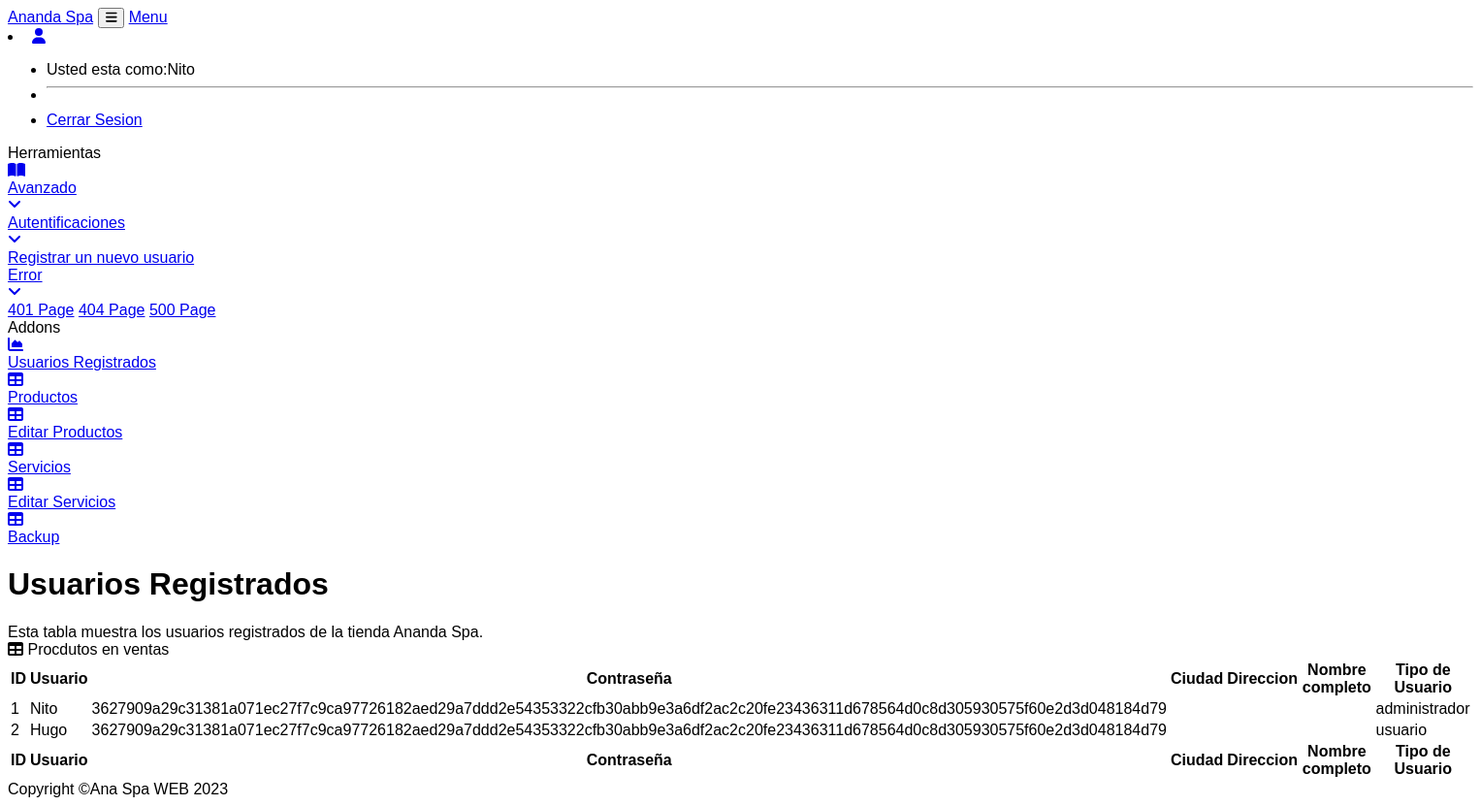
/usuarios_registrados.php (signed in), run on the app's committed database.
### tables this page shows
CREATE TABLE `usuarios` (
  `id` int(11) NOT NULL AUTO_INCREMENT,
  `usuario` varchar(255) NOT NULL,
  `password` varchar(255) NOT NULL,
  `tipo_usuario` varchar(255) NOT NULL,
  PRIMARY KEY (`id`)
);

### functions.php (called while the page is built, shortened)
<?php
function iniciarSession($table, $conexion){
  $statement = $conexion->prepare("SELECT * FROM $table WHERE usuario = :usuario");
  $statement->execute([
    ':usuario' => $_SESSION['usuario']
  ]);
  return $statement->fetch(PDO::FETCH_ASSOC);
}
?>

### usuarios_registrados.php (the view, shortened to what this page needs)
<?php session_start();
require 'conexion.php';
require 'functions.php';
$conexion = conexion($bd_config);
$admin = iniciarSession('usuarios', $conexion);
if ($admin['tipo_usuario'] == 'administrador') {
  $user = iniciarSession('usuarios', $conexion);
} else {
  header('Location: '.RUTA.'index.php');
}
?>
<?php
    include ("cnn.php");
    $Usuarios = "SELECT * FROM usuarios"
?>
<!DOCTYPE html>
<html lang="en">
    <head>
        <link href="https://cdn.jsdelivr.net/npm/simple-datatables@latest/dist/style.css" rel="stylesheet" />
        <link href="css/styles.css" rel="stylesheet" />
    </head>
    <body class="sb-nav-fixed">
        <nav class="sb-topnav navbar navbar-expand navbar-dark bg-dark">
            <a class="navbar-brand ps-3" href="Pagina1_admin.php">Ananda Spa</a>
            <button class="btn btn-link btn-sm order-1 order-lg-0 me-4 me-lg-0" id="sidebarToggle" href="#!"><i class="fas fa-bars"></i></button>
            <a class="navbar-brand ps-3" href="Dashboard.php">Menu</a>
            <form class="d-none d-md-inline-block form-inline ms-auto me-0 me-md-3 my-2 my-md-0">
                <li class="nav-item dropdown">
                    <a class="nav-link dropdown-toggle" id="navbarDropdown" href="#" role="button" data-bs-toggle="dropdown" aria-expanded="false"><i class="fas fa-user fa-fw"></i></a>
                    <ul class="dropdown-menu dropdown-menu-end" aria-labelledby="navbarDropdown">
                        <li>Usted esta como:<?php echo $user['usuario']; ?></li>
                        <li><hr class="dropdown-divider" /></li>
                        <li><a class="dropdown-item" href="close.php">Cerrar Sesion</a></li>
                    </ul>
                </li>
            </form>
        </nav>
        <div id="layoutSidenav">
            <div id="layoutSidenav_nav">
                <nav class="sb-sidenav accordion sb-sidenav-dark" id="sidenavAccordion">
                    <div class="sb-sidenav-menu">
                        <div class="nav">
                        <div class="sb-sidenav-menu-heading">Herramientas</div>
                            <a class="nav-link collapsed" href="#" data-bs-toggle="collapse" data-bs-target="#collapsePages" aria-expanded="false" aria-controls="collapsePages">
                                <div class="sb-nav-link-icon"><i class="fas fa-book-open"></i></div>
                                Avanzado
                                <div class="sb-sidenav-collapse-arrow"><i class="fas fa-angle-down"></i></div>
                            </a>
                            <div class="collapse" id="collapsePages" aria-labelledby="headingTwo" data-bs-parent="#sidenavAccordion">
                                <nav class="sb-sidenav-menu-nested nav accordion" id="sidenavAccordionPages">
                                    <a class="nav-link collapsed" href="#" data-bs-toggle="collapse" data-bs-target="#pagesCollapseAuth" aria-expanded="false" aria-controls="pagesCollapseAuth">
                                        Autentificaciones
                                        <div class="sb-sidenav-collapse-arrow"><i class="fas fa-angle-down"></i></div>
                                    </a>
                                    <div class="collapse" id="pagesCollapseAuth" aria-labelledby="headingOne" data-bs-parent="#sidenavAccordionPages">
                                        <nav class="sb-sidenav-menu-nested nav">
                                            <a class="nav-link" href="registro_administrador.php">Registrar un nuevo usuario</a>
                                        </nav>
                                    </div>
                                    <a class="nav-link collapsed" href="#" data-bs-toggle="collapse" data-bs-target="#pagesCollapseError" aria-expanded="false" aria-controls="pagesCollapseError">
                                        Error
                                        <div class="sb-sidenav-collapse-arrow"><i class="fas fa-angle-down"></i></div>
                                    </a>
                                    <div class="collapse" id="pagesCollapseError" aria-labelledby="headingOne" data-bs-parent="#sidenavAccordionPages">
                                        <nav class="sb-sidenav-menu-nested nav">
                                            <a class="nav-link" href="401.html">401 Page</a>
                                            <a class="nav-link" href="404.html">404 Page</a>
                                            <a class="nav-link" href="500.html">500 Page</a>
                                        </nav>
                                    </div>
                                </nav>
                            </div>
                            <div class="sb-sidenav-menu-heading">Addons</div>
                            <a class="nav-link" href="usuarios_registrados.php">
                                <div class="sb-nav-link-icon"><i class="fas fa-chart-area"></i></div>
                                Usuarios Registrados
                            </a>
                            <a class="nav-link" href="tables.php">
                                <div class="sb-nav-link-icon"><i class="fas fa-table"></i></div>
                                Productos
                            </a>
                            <a class="nav-link" href="Editar_Productos.php">
                                <div class="sb-nav-link-icon"><i class="fas fa-table"></i></div>
                                Editar Productos
                            </a>
                            <a class="nav-link" href="Table_Servicios.php">
                                    <div class="sb-nav-link-icon"><i class="fas fa-table"></i></div>
                                    Servicios
                                    </a>
                            <a class="nav-link" href="Editar_Servicios.php">
                                <div class="sb-nav-link-icon"><i class="fas fa-table"></i></div>
                                Editar Servicios
                            </a>
                            <a class="nav-link" href="Backup.php">
                                <div class="sb-nav-link-icon"><i class="fas fa-table"></i></div>
                                Backup
                            </a>
                        </div>
                    </div>
                </nav>
            </div>
            <div id="layoutSidenav_content">
                <main>
                    <div class="container-fluid px-4">
                        <h1 class="mt-4">Usuarios Registrados</h1>
                        <div class="card mb-4">
                            <div class="card-body">
                                Esta tabla muestra los usuarios registrados de la tienda Ananda Spa.
                            </div>
                        </div>
                        <div class="card mb-4">
                            <div class="card-header">
                                <i class="fas fa-table me-1"></i>
                                Procdutos en ventas
                            </div>
                            <div class="card-body">
                                <table id="datatablesSimple">
                                    <thead>
                                        <tr>
                                            <th>ID</th>
                                            <th>Usuario</th>
                                            <th>Contraseña</th>
                                            <th>Ciudad</th>
                                            <th>Direccion</th>
                                            <th>Nombre completo</th>
                                            <th>Tipo de Usuario</th>
                                        </tr>
                                    </thead>
                                    <tfoot>
                                        <tr>
                                            <th>ID</th>
                                            <th>Usuario</th>
                                            <th>Contraseña</th>
                                            <th>Ciudad</th>
                                            <th>Direccion</th>
                                            <th>Nombre completo</th>
                                            <th>Tipo de Usuario</th>
                                        </tr>
                                    </tfoot>
                                    <tbody>
                                    <?php $resultado = mysqli_query($conexion, $Usuarios);
                                    while($row=mysqli_fetch_assoc($resultado)){?>
                                        <tr>
                                            <td class="table__item" ><?php echo $row["id"];?></td>
                                            <td class="table__item" ><?php echo $row["usuario"];?></td>
                                            <td class="table__item" ><?php echo $row["password"];?></td>
                                            <td class="table__item" ><?php echo $row["Ciudad"];?></td>
                                            <td class="table__item" ><?php echo $row["Direccion"];?></td>
                                            <td class="table__item" ><?php echo $row["Nombre_Completo"];?></td>
                                            <td class="table__item" ><?php echo $row["tipo_usuario"];?></td>
                                    <?php } ?>
                                        </tr>
                                    </tbody>
                                </table>
                            </div>
                        </div>
                    </div>
                </main>
                <footer class="py-4 bg-light mt-auto">
                    <div class="container-fluid px-4">
                        <div class="d-flex align-items-center justify-content-between small">
                            <div class="text-muted">Copyright &copy;Ana Spa WEB 2023</div>
                        </div>
                    </div>
                </footer>
            </div>
        </div>
    </body>
</html>

### Css/styles.css (style rules this page uses)
html { scroll-behavior: smooth; }
body { font-family: 'Noto Sans HK', sans-serif; background: #fff; }

### data on the page
usuarios: usuario "Nito", id "1", password "3627909a29c31381a071ec27f7c9ca97726182aed29a7ddd2e54353322cfb30abb9e3a6df2ac2c20fe23436311d678564d0c8d305930575f60e2d3d048184d79", tipo_usuario "administrador"
usuarios: id "2", usuario "Hugo", password "3627909a29c31381a071ec27f7c9ca97726182aed29a7ddd2e54353322cfb30abb9e3a6df2ac2c20fe23436311d678564d0c8d305930575f60e2d3d048184d79", tipo_usuario "usuario"
